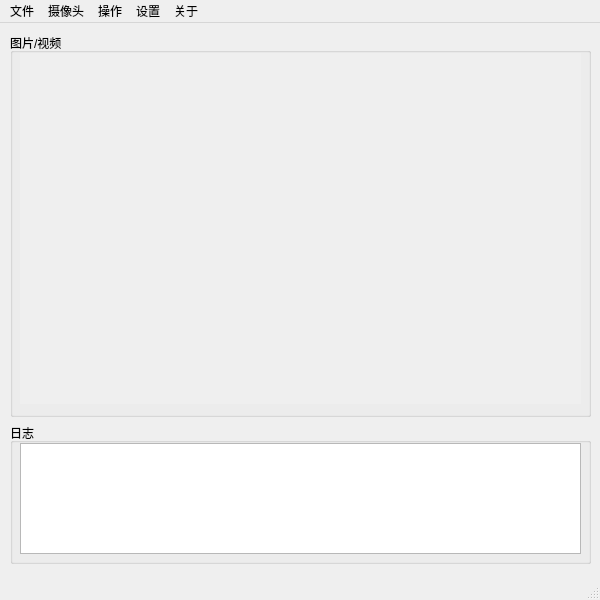
<?xml version="1.0" encoding="UTF-8"?>
<ui version="4.0">
 <class>MainWindow</class>
 <widget class="QMainWindow" name="MainWindow">
  <property name="geometry">
   <rect>
    <x>0</x>
    <y>0</y>
    <width>600</width>
    <height>600</height>
   </rect>
  </property>
  <property name="sizePolicy">
   <sizepolicy hsizetype="Fixed" vsizetype="Fixed">
    <horstretch>0</horstretch>
    <verstretch>0</verstretch>
   </sizepolicy>
  </property>
  <property name="minimumSize">
   <size>
    <width>600</width>
    <height>600</height>
   </size>
  </property>
  <property name="maximumSize">
   <size>
    <width>600</width>
    <height>600</height>
   </size>
  </property>
  <property name="windowTitle">
   <string>MainWindow</string>
  </property>
  <widget class="QWidget" name="centralwidget">
   <widget class="QGroupBox" name="groupBoxImageOrVideo">
    <property name="geometry">
     <rect>
      <x>10</x>
      <y>10</y>
      <width>581</width>
      <height>384</height>
     </rect>
    </property>
    <property name="autoFillBackground">
     <bool>true</bool>
    </property>
    <property name="title">
     <string>图片/视频</string>
    </property>
    <widget class="QLabel" name="labelImageOrVideo">
     <property name="geometry">
      <rect>
       <x>10</x>
       <y>20</y>
       <width>561</width>
       <height>351</height>
      </rect>
     </property>
     <property name="autoFillBackground">
      <bool>true</bool>
     </property>
     <property name="frameShadow">
      <enum>QFrame::Plain</enum>
     </property>
     <property name="text">
      <string/>
     </property>
     <property name="textFormat">
      <enum>Qt::AutoText</enum>
     </property>
     <property name="pixmap">
      <pixmap>src/default.png</pixmap>
     </property>
     <property name="scaledContents">
      <bool>true</bool>
     </property>
     <property name="alignment">
      <set>Qt::AlignCenter</set>
     </property>
    </widget>
   </widget>
   <widget class="QGroupBox" name="groupBoxLog">
    <property name="geometry">
     <rect>
      <x>10</x>
      <y>400</y>
      <width>581</width>
      <height>141</height>
     </rect>
    </property>
    <property name="autoFillBackground">
     <bool>true</bool>
    </property>
    <property name="title">
     <string>日志</string>
    </property>
    <widget class="QTextBrowser" name="textLog">
     <property name="geometry">
      <rect>
       <x>10</x>
       <y>20</y>
       <width>561</width>
       <height>111</height>
      </rect>
     </property>
    </widget>
   </widget>
  </widget>
  <widget class="QMenuBar" name="menubar">
   <property name="geometry">
    <rect>
     <x>0</x>
     <y>0</y>
     <width>600</width>
     <height>26</height>
    </rect>
   </property>
   <widget class="QMenu" name="menuFile">
    <property name="title">
     <string>文件</string>
    </property>
    <widget class="QMenu" name="menuLoadLocalFile">
     <property name="title">
      <string>导入</string>
     </property>
     <addaction name="actionLoadImage"/>
     <addaction name="actionLoadVideo"/>
    </widget>
    <addaction name="menuLoadLocalFile"/>
    <addaction name="separator"/>
    <addaction name="actionExit"/>
   </widget>
   <widget class="QMenu" name="menuCamera">
    <property name="title">
     <string>摄像头</string>
    </property>
    <addaction name="actionOpenCamera"/>
    <addaction name="actionCloseCamera"/>
    <addaction name="actionSelectedCamera"/>
   </widget>
   <widget class="QMenu" name="menuActions">
    <property name="title">
     <string>操作</string>
    </property>
    <addaction name="actionStart"/>
   </widget>
   <widget class="QMenu" name="menuSettings">
    <property name="title">
     <string>设置</string>
    </property>
    <addaction name="actionVideoFPS"/>
    <addaction name="actionLoop"/>
    <addaction name="actionMosaicLevel"/>
   </widget>
   <widget class="QMenu" name="menu">
    <property name="title">
     <string>关于</string>
    </property>
    <addaction name="actionpowered_by_515code_com"/>
   </widget>
   <addaction name="menuFile"/>
   <addaction name="menuCamera"/>
   <addaction name="menuActions"/>
   <addaction name="menuSettings"/>
   <addaction name="menu"/>
  </widget>
  <widget class="QStatusBar" name="statusbar"/>
  <action name="actionExit">
   <property name="text">
    <string>关闭窗口</string>
   </property>
  </action>
  <action name="actionCloseCamera">
   <property name="text">
    <string>关闭</string>
   </property>
  </action>
  <action name="actionLoadImage">
   <property name="text">
    <string>图片</string>
   </property>
  </action>
  <action name="actionLoadVideo">
   <property name="text">
    <string>视频</string>
   </property>
  </action>
  <action name="actionStart">
   <property name="text">
    <string>开始打码</string>
   </property>
  </action>
  <action name="actionLoop">
   <property name="text">
    <string>视频循环 (关)</string>
   </property>
  </action>
  <action name="actionOpenCamera">
   <property name="text">
    <string>打开</string>
   </property>
  </action>
  <action name="actionSelectedCamera">
   <property name="text">
    <string>切换摄像头</string>
   </property>
  </action>
  <action name="actionVideoFPS">
   <property name="text">
    <string>设置fps</string>
   </property>
  </action>
  <action name="actionpowered_by_515code_com">
   <property name="text">
    <string>powered by 515code.com</string>
   </property>
  </action>
  <action name="actionMosaicLevel">
   <property name="text">
    <string>模糊程度</string>
   </property>
  </action>
 </widget>
 <resources/>
 <connections>
  <connection>
   <sender>actionExit</sender>
   <signal>triggered()</signal>
   <receiver>MainWindow</receiver>
   <slot>close()</slot>
   <hints>
    <hint type="sourcelabel">
     <x>-1</x>
     <y>-1</y>
    </hint>
    <hint type="destinationlabel">
     <x>399</x>
     <y>299</y>
    </hint>
   </hints>
  </connection>
 </connections>
</ui>
